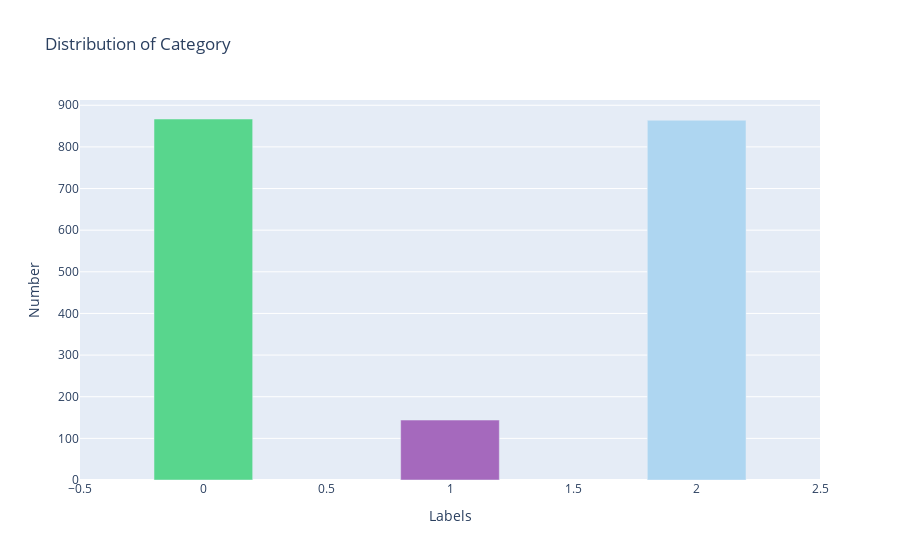

Notebook code for this chart:
### Code cell
# now plot a bar graph to show distribution of target variable
fig = go.Figure()

# define colors
colors = ['#58d68d', '#aed6f1', '#a569bd']

# define category names
names = ['Negative', 'Positive', 'Neutral']

fig.add_trace(go.Bar(x = indx, y = vals, marker = dict(color = colors), width = 0.4, hovertext = names))
fig.update_layout(title = 'Distribution of Category', xaxis_title = 'Labels', yaxis_title = 'Number', height = 500)
fig.show()

### Figure 1 — Plotly figure (JSON) as saved in the notebook; plotly's stock layout.template omitted (floating-point values rounded to 4 significant figures)
{"data": [{"hovertext": ["Negative", "Positive", "Neutral"], "marker": {"color": ["#58d68d", "#aed6f1", "#a569bd"]}, "type": "bar", "width": 0.4, "x": [0, 2, 1], "y": [867, 864, 144]}], "layout": {"autosize": true, "title": {"text": "Distribution of Category"}, "xaxis": {"autorange": true, "range": [-0.5, 2.5], "title": {"text": "Labels"}, "type": "linear"}, "yaxis": {"autorange": true, "range": [0, 912.6], "title": {"text": "Number"}, "type": "linear"}}}
